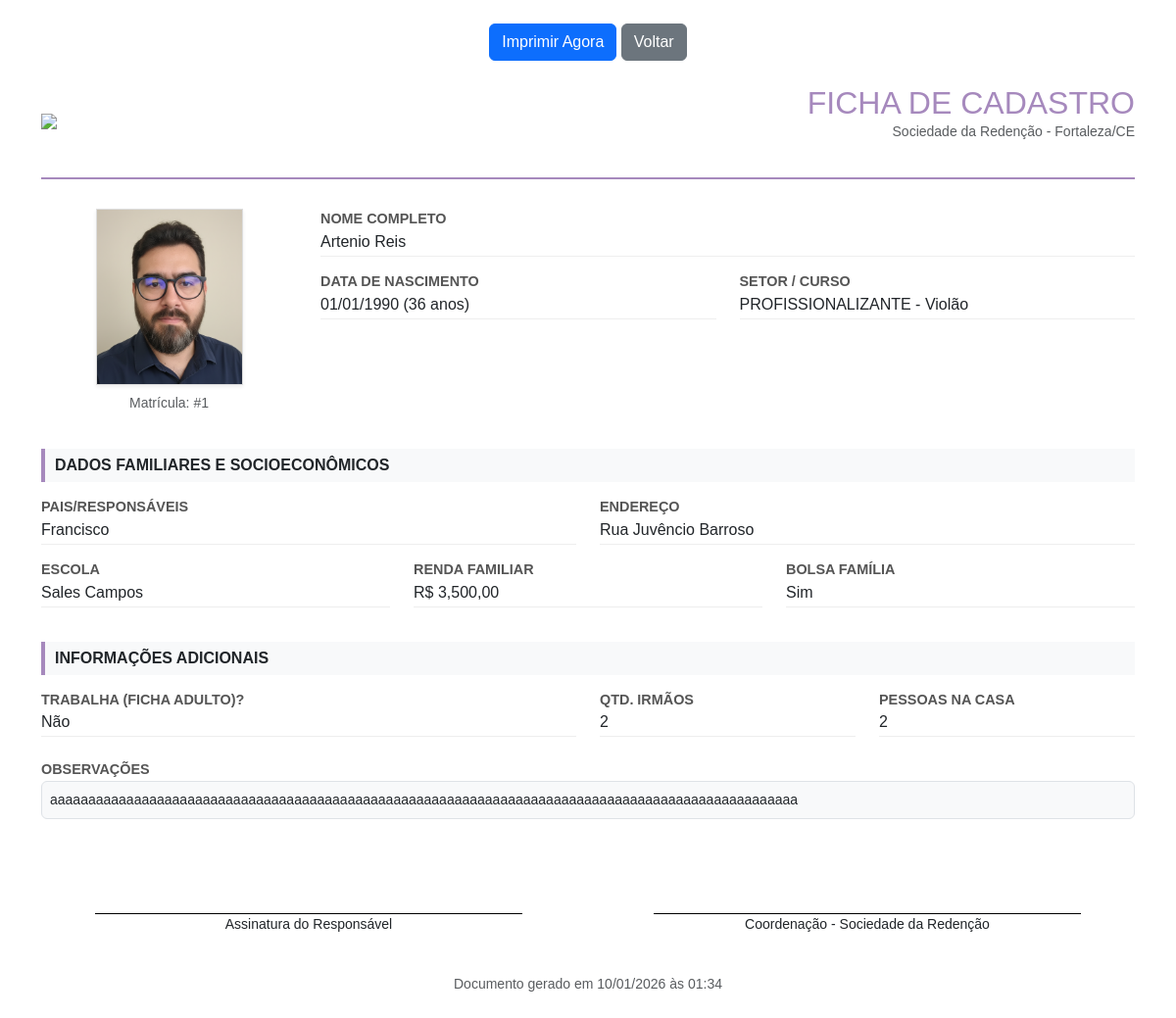
Screenshot of /imprimir/1 (signed in) with the database file from the repository.
### models.py (models this page shows, shortened)
class Aluno(db.Model):
    id = db.Column(db.Integer, primary_key=True)
    foto = db.Column(db.String(200), nullable=True)
    nome_completo = db.Column(db.String(100), nullable=False)
    data_nascimento = db.Column(db.Date, nullable=False)
    idade = db.Column(db.Integer, nullable=False)
    nome_pais = db.Column(db.String(100), nullable=False)
    curso = db.Column(db.String(100), nullable=False)
    setor = db.Column(db.String(20), nullable=False)
    endereco = db.Column(db.String(200), nullable=False)
    escola = db.Column(db.String(100), nullable=False)
    trabalho_ficha_adulto = db.Column(db.Boolean, default=False)
    nome_trabalho_profissao = db.Column(db.String(100), nullable=True)
    bolsa_familia = db.Column(db.Boolean, default=False)
    irmaos = db.Column(db.Integer, default=0)
    renda_familiar = db.Column(db.Float, nullable=False)
    pessoas_residencia = db.Column(db.Integer, nullable=False)
    observacao = db.Column(db.Text, nullable=True)
    data_cadastro = db.Column(db.DateTime, default=datetime.utcnow)

### app.py (the view)
@app.route('/imprimir/<int:id>')
@login_required
def imprimir(id):
    aluno = Aluno.query.get_or_404(id)
    return render_template('ficha_impressao.html', aluno=aluno)

### app.py (called while the page is built)
def login_required(f):
    @wraps(f)
    def decorated_function(*args, **kwargs):
        if 'logged_in' not in session:
            return redirect(url_for('login'))
        return f(*args, **kwargs)
    return decorated_function

@app.context_processor
def utility_processor():
    def format_currency(value): return f"R$ {value:,.2f}".replace('.', ',')
    def format_date(value): return value.strftime('%d/%m/%Y') if value else ""
    return dict(format_currency=format_currency, format_date=format_date, now=datetime.now())

### templates/ficha_impressao.html (shortened to what this page needs)
<!DOCTYPE html>
<html lang="pt-BR">
<head>
    <link href="https://cdn.jsdelivr.net/npm/bootstrap@5.3.0/dist/css/bootstrap.min.css" rel="stylesheet">
</head>
<body onload="window.print()">
    <div class="container my-4">
        <div class="no-print mb-4 text-center">
            <button onclick="window.print()" class="btn btn-primary">Imprimir Agora</button>
            <a href="{{ url_for('visualizar', id=aluno.id) }}" class="btn btn-secondary">Voltar</a>
        </div>
        <div class="ficha-header d-flex justify-content-between align-items-center">
            <img src="{{ url_for('static', filename='images/cropped-sociedade_da_redencao_logotipo_retangular01_cor.png') }}" class="logo-print">
            <div class="text-end">
                <h2 class="mb-0" style="color: #a689bd;">FICHA DE CADASTRO</h2>
                <p class="text-muted small">Sociedade da Redenção - Fortaleza/CE</p>
            </div>
        </div>
        <div class="row">
            <div class="col-3 text-center">
                {% if aluno.foto %}
                    <img src="{{ url_for('uploaded_file', filename=aluno.foto) }}" class="aluno-foto-print shadow-sm">
                {% else %}
                    <div class="aluno-foto-print bg-light d-flex align-items-center justify-content-center text-muted">Sem Foto</div>
                {% endif %}
                <p class="mt-2 small text-muted">Matrícula: #{{ aluno.id }}</p>
            </div>
            <div class="col-9">
                <div class="row">
                    <div class="col-12">
                        <div class="label-field">Nome Completo</div>
                        <div class="value-field">{{ aluno.nome_completo }}</div>
                    </div>
                    <div class="col-6">
                        <div class="label-field">Data de Nascimento</div>
                        <div class="value-field">{{ format_date(aluno.data_nascimento) }} ({{ aluno.idade }} anos)</div>
                    </div>
                    <div class="col-6">
                        <div class="label-field">Setor / Curso</div>
                        <div class="value-field">{{ aluno.setor }} - {{ aluno.curso }}</div>
                    </div>
                </div>
            </div>
        </div>
        <div class="section-title">DADOS FAMILIARES E SOCIOECONÔMICOS</div>
        <div class="row">
            <div class="col-6">
                <div class="label-field">Pais/Responsáveis</div>
                <div class="value-field">{{ aluno.nome_pais }}</div>
            </div>
            <div class="col-6">
                <div class="label-field">Endereço</div>
                <div class="value-field">{{ aluno.endereco }}</div>
            </div>
            <div class="col-4">
                <div class="label-field">Escola</div>
                <div class="value-field">{{ aluno.escola }}</div>
            </div>
            <div class="col-4">
                <div class="label-field">Renda Familiar</div>
                <div class="value-field">{{ format_currency(aluno.renda_familiar) }}</div>
            </div>
            <div class="col-4">
                <div class="label-field">Bolsa Família</div>
                <div class="value-field">{{ 'Sim' if aluno.bolsa_familia else 'Não' }}</div>
            </div>
        </div>
        <div class="section-title">INFORMAÇÕES ADICIONAIS</div>
        <div class="row">
            <div class="col-6">
                <div class="label-field">Trabalha (Ficha Adulto)?</div>
                <div class="value-field">{{ 'Sim (' + aluno.nome_trabalho_profissao + ')' if aluno.trabalho_ficha_adulto else 'Não' }}</div>
            </div>
            <div class="col-3">
                <div class="label-field">Qtd. Irmãos</div>
                <div class="value-field">{{ aluno.irmaos }}</div>
            </div>
            <div class="col-3">
                <div class="label-field">Pessoas na Casa</div>
                <div class="value-field">{{ aluno.pessoas_residencia }}</div>
            </div>
            {% if aluno.observacao %}
            <div class="col-12 mt-2">
                <div class="label-field">Observações</div>
                <div class="p-2 border rounded bg-light small">{{ aluno.observacao }}</div>
            </div>
            {% endif %}
        </div>
        <div class="mt-5 pt-5">
            <div class="row text-center">
                <div class="col-6">
                    <div style="border-top: 1px solid #000; width: 80%; margin: 0 auto;"></div>
                    <p class="small">Assinatura do Responsável</p>
                </div>
                <div class="col-6">
                    <div style="border-top: 1px solid #000; width: 80%; margin: 0 auto;"></div>
                    <p class="small">Coordenação - Sociedade da Redenção</p>
                </div>
            </div>
            <p class="text-center mt-4 small text-muted">Documento gerado em {{ now.strftime('%d/%m/%Y às %H:%M') }}</p>
        </div>
    </div>
</body>
</html>

### templates/ficha_impressao.html (style rules this page uses)
body { background-color: white; font-family: sans-serif; }
.ficha-header { border-bottom: 2px solid #a689bd; padding-bottom: 20px; margin-bottom: 30px; }
.logo-print { max-height: 80px; }
.aluno-foto-print { width: 150px; height: 180px; object-fit: cover; border: 1px solid #ddd; }
.label-field { font-weight: bold; color: #555; font-size: 0.9rem; text-transform: uppercase; }
.value-field { border-bottom: 1px solid #eee; padding-bottom: 2px; margin-bottom: 15px; }
.section-title { background-color: #f8f9fa; padding: 5px 10px; font-weight: bold; border-left: 4px solid #a689bd; margin: 20px 0 15px 0; }

### rows the page displays
Aluno: foto (picture), id "1", nome_completo "Artenio Reis", data_nascimento "01/01/1990", idade "36", setor "PROFISSIONALIZANTE", curso "Violão", nome_pais "Francisco", endereco "Rua Juvêncio Barroso", escola "Sales Campos", renda_familiar "R$ 3,500,00", bolsa_familia "Sim", trabalho_ficha_adulto "Não", irmaos "2", pessoas_residencia "2", observacao "aaaaaaaaaaaaaaaaaaaaaaaaaaaaaaaaaaaaaaaaaaaaaaaaaaaaaaaaaaaaaaaaaaaaaaaaaaaaaaaaaaaaaaaaaaaaaaaaaa"
